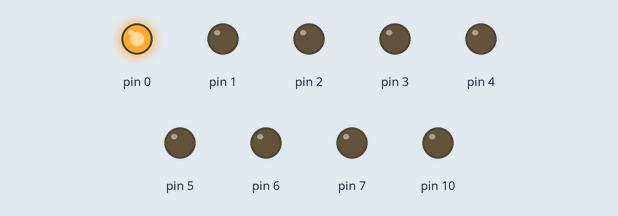
A sketch run on a simulated Arduino Uno, built with avr-gcc and run on an emulated ATmega328P. On the bench: output pins drawn as LEDs (lit = HIGH). At 13.0 s the program stops and its outputs stay as they are.

Above: at 0.1 s.
At 1.1 s:
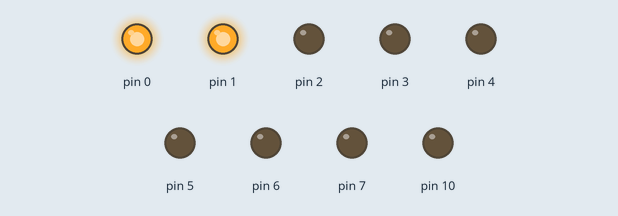
At 2.1 s:
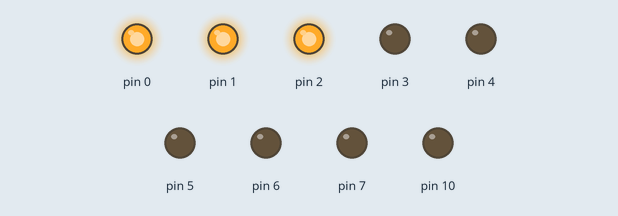
At 3.1 s:
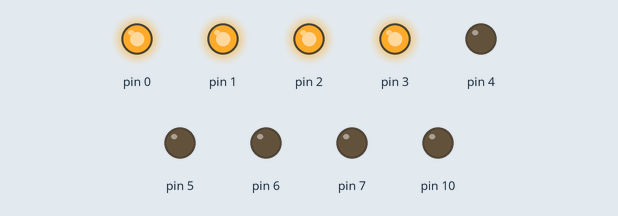
At 6.1 s:
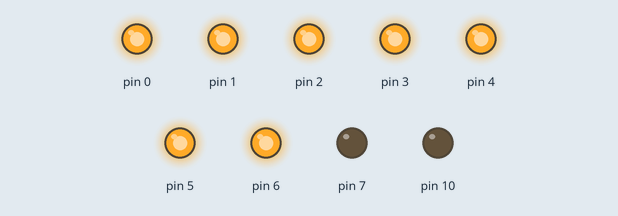
At 12.6 s:
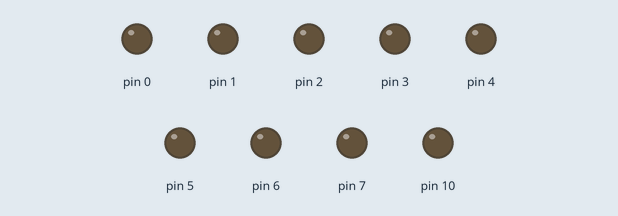
Timing chart, 0 to 14.1 s (numbered marks = the images above):
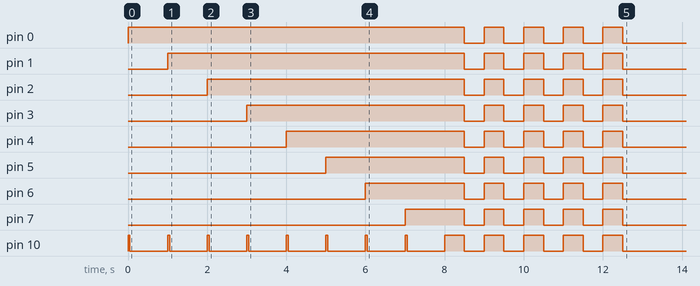

The sketch:

buzzer.ino
```cpp
#include <avr/io.h>
#include <stdlib.h>
#include <string.h>
#include <util/delay.h>

#ifndef _BV
#define _BV(bit)        (1<<(bit))
#endif
#ifndef sbi
#define sbi(reg,bit)    reg |= (_BV(bit))
#endif

#ifndef cbi
#define cbi(reg,bit)    reg &= ~(_BV(bit))
#endif

#ifndef tbi
#define tbi(reg,bit)    reg ^= (_BV(bit))
#endif

#define   bit_is_set(sfr, bit)   (_SFR_BYTE(sfr) & _BV(bit))
#define   bit_is_clear(sfr, bit)   (!(_SFR_BYTE(sfr) & _BV(bit)))


void buzzer(){
  sbi(PORTB, PB2); //buzzer włączony
  _delay_ms(50);
  cbi(PORTB, PB2); //buzzer wyłączony
  _delay_ms(50);
}

int main(void) {
  DDRD = 0xFF; // ustawione wyjście LED
  sbi(DDRB, PB2); // ustawione wyjście buzzera

  PORTD = 0x00; // wyczysczone LED
  cbi(PORTB, PB2); // buzzer wyłączony

  uint8_t licznik = 0; // licznik do LED

  while (1)
  {
    if (licznik < 8){
      PORTD |= (1 << licznik); // włącz kolejną diodę
      licznik++;
      buzzer();
      _delay_ms(900);
    } else if (licznik == 8){
      for (int i = 0; i < 5; i++){
        PORTD = 0xFF; // wszystkie diody świecą
        sbi(PORTB, PB2); //  buzzer włączony
        _delay_ms(500);

        PORTD = 0x00; // led wyłączony
        cbi(PORTB, PB2); // buzzer wylączony
        _delay_ms(500);
      }
      licznik++;
    }
  }
}
```

Measured:
- by itself, pin 0–2: repeats every 1.0 s: LOW 0.50 s, HIGH 0.50 s, until it stays LOW from 12.5 s
- by itself, pin 3: LOW → HIGH at 3.0 s, → LOW 5.5 s later, → HIGH 0.50 s later, → LOW 0.50 s later, … (10 changes in this stretch)
- by itself, pin 4: LOW → HIGH at 4.0 s, → LOW 4.5 s later, → HIGH 0.50 s later, → LOW 0.50 s later, … (10 changes in this stretch)
- by itself, pin 5: LOW → HIGH at 5.0 s, → LOW 3.5 s later, → HIGH 0.50 s later, → LOW 0.50 s later, … (10 changes in this stretch)
- by itself, pin 6: LOW → HIGH at 6.0 s, → LOW 2.5 s later, → HIGH 0.50 s later, → LOW 0.50 s later, … (10 changes in this stretch)
- by itself, pin 7: LOW → HIGH at 7.0 s, → LOW 1.5 s later, → HIGH 0.50 s later, → LOW 0.50 s later, … (10 changes in this stretch)
- by itself, pin 10: goes 8 × (HIGH 0.05 s, LOW 0.95 s), 4 × (HIGH 0.50 s, LOW 0.50 s), HIGH 0.50 s, then LOW
